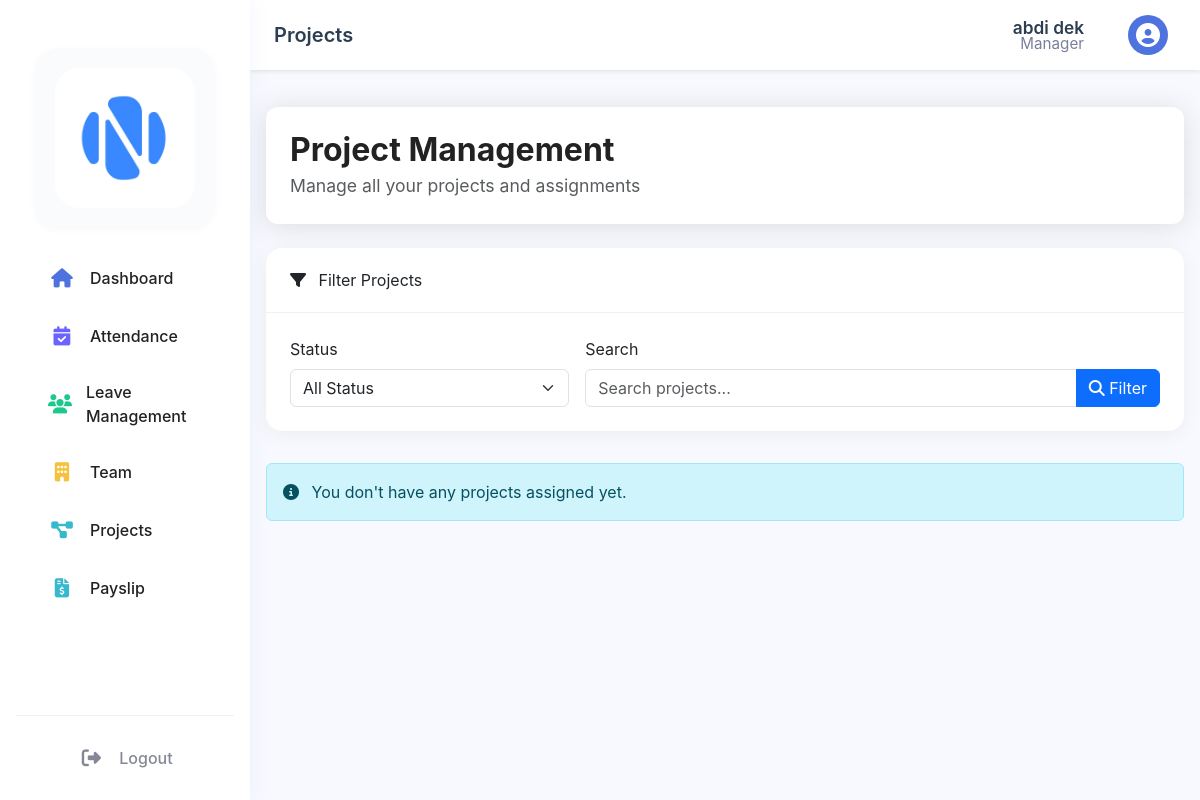
The app's page /dashboard/manager/projects.php (signed in), older data.
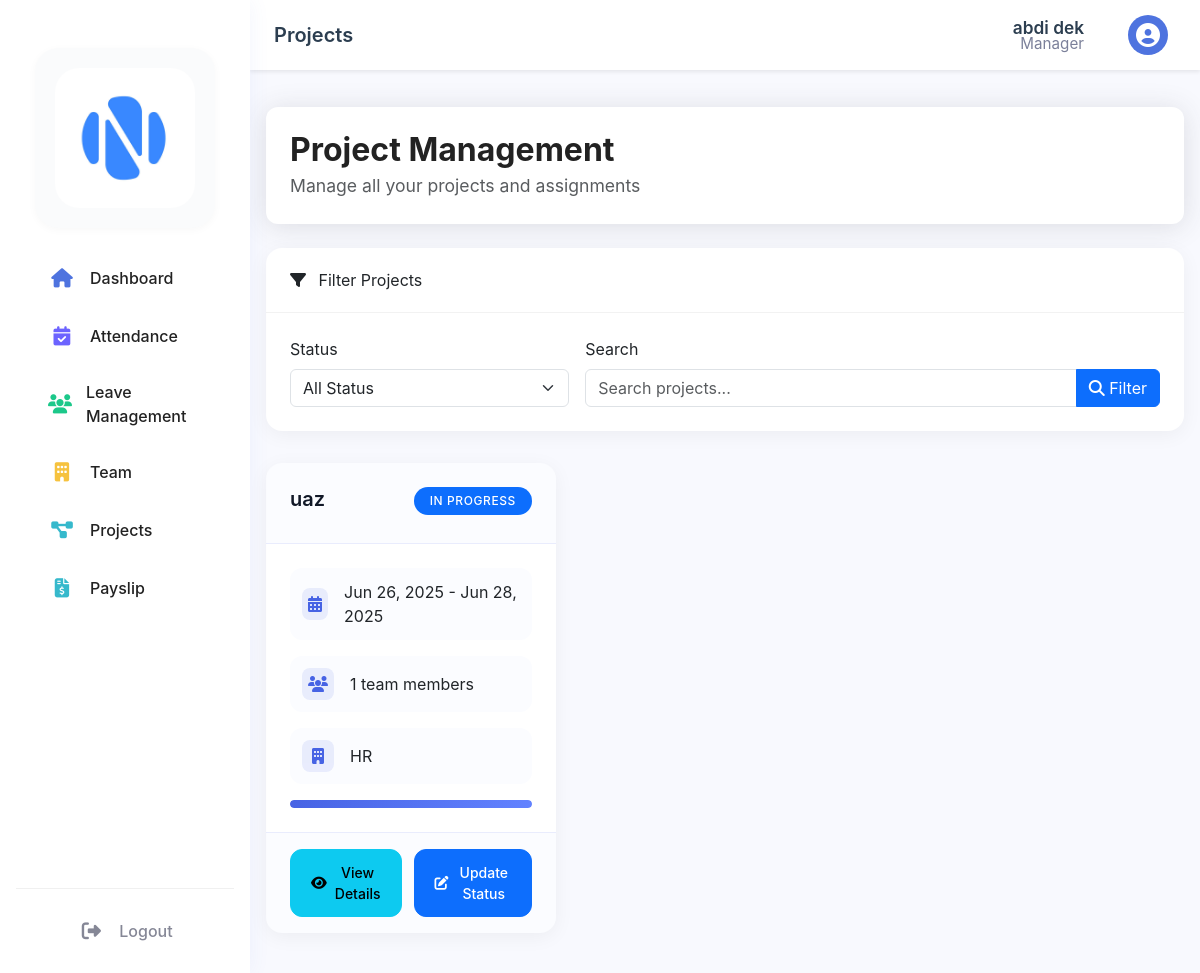
The same page, newer data.
### tables this page shows
CREATE TABLE `projects` (
  `project_id` int(11) NOT NULL,
  `project_name` varchar(100) NOT NULL,
  `description` text,
  `start_date` date DEFAULT NULL,
  `end_date` date DEFAULT NULL,
  `status` enum('not_started','in_progress','completed','on_hold') DEFAULT 'not_started',
  `manager_id` int(11) DEFAULT NULL,
  `created_at` timestamp NOT NULL DEFAULT CURRENT_TIMESTAMP,
  `updated_at` timestamp NOT NULL DEFAULT CURRENT_TIMESTAMP ON UPDATE CURRENT_TIMESTAMP
);

### dashboard/manager/projects.php (the view, shortened to what the changed rows need)
<?php
require_once '../../config/database.php';
$stmt = $pdo->prepare("
    SELECT e.*, d.dept_name
    FROM employees e
    LEFT JOIN departments d ON e.dept_id = d.dept_id
    WHERE e.user_id = ?
");
$stmt->execute([$_SESSION['user_id']]);
$manager = $stmt->fetch();
$manager_emp_id = $manager['emp_id'];
try {
    $query = "
        SELECT p.*,
               COUNT(DISTINCT pa.emp_id) as team_size,
               GROUP_CONCAT(DISTINCT CONCAT(e.first_name, ' ', e.last_name) SEPARATOR ', ') as team_members,
               d.dept_name
        FROM projects p
        LEFT JOIN project_assignments pa ON p.project_id = pa.project_id
        LEFT JOIN employees e ON pa.emp_id = e.emp_id
        LEFT JOIN departments d ON e.dept_id = d.dept_id
        WHERE p.manager_id = ?
    ";
    $params = [$manager_emp_id];
    $query .= " GROUP BY p.project_id ORDER BY p.created_at DESC";
    $stmt = $pdo->prepare($query);
    $stmt->execute($params);
    $projects = $stmt->fetchAll();
} catch (PDOException $e) {
    $error = "Error fetching data: " . $e->getMessage();
}
?>
<!DOCTYPE html>
<html lang="en">
<head>
    <link href="https://cdn.jsdelivr.net/npm/bootstrap@5.3.2/dist/css/bootstrap.min.css" rel="stylesheet">
    <link rel="stylesheet" href="https://cdnjs.cloudflare.com/ajax/libs/font-awesome/6.4.0/css/all.min.css">
    <link rel="stylesheet" href="../../assets/css/dashboard.css">
</head>
<body>
    <div class="main-content">
        <div class="dashboard-header" style="margin-top: 32px; background: white; padding: 1.5rem; border-radius: 0.75rem; box-shadow: 0 0.15rem 1.75rem 0 rgba(58,59,69,0.15);">
            <div class="d-flex justify-content-between align-items-center flex-wrap">
                <div class="pe-3">
                    <h1 class="fw-bold mb-1" style="font-size:2rem; color:#222;">Project Management</h1>
                </div>
            </div>
        </div>
        <div class="row">
            <?php if (empty($projects)): ?>
                <div class="col-12">
                    <div class="alert alert-info">
                        <i class="fas fa-info-circle me-2"></i> You don't have any projects assigned yet.
                    </div>
                </div>
            <?php else: ?>
                <?php foreach ($projects as $project): ?>
                    <div class="col-md-6 col-lg-4">
                        <div class="project-card">
                            <div class="project-header">
                                <h5 class="project-title"><?php echo htmlspecialchars($project['project_name']); ?></h5>
                                <span class="badge bg-<?php
                                    echo $project['status'] === 'completed' ? 'success' :
                                        ($project['status'] === 'in_progress' ? 'primary' : 'secondary');
                                ?> project-status">
                                    <?php echo ucwords(str_replace('_', ' ', $project['status'])); ?>
                                </span>
                            </div>
                            <div class="project-body">
                                <div class="project-info">
                                    <div class="project-info-item">
                                        <i class="fas fa-calendar-alt"></i>
                                        <span><?php echo date('M d, Y', strtotime($project['start_date'])); ?> - <?php echo date('M d, Y', strtotime($project['end_date'])); ?></span>
                                    </div>
                                    <div class="project-info-item">
                                        <i class="fas fa-users"></i>
                                        <span><?php echo $project['team_size']; ?> team members</span>
                                    </div>
                                    <div class="project-info-item">
                                        <i class="fas fa-building"></i>
                                        <span><?php echo htmlspecialchars($project['dept_name'] ?? 'N/A'); ?></span>
                                    </div>
                                </div>
                                <?php
                                $start = strtotime($project['start_date']);
                                $end = strtotime($project['end_date']);
                                $today = time();
                                $total_days = ($end - $start) / (60 * 60 * 24);
                                $days_passed = ($today - $start) / (60 * 60 * 24);
                                $progress = ($total_days > 0) ? min(100, max(0, ($days_passed / $total_days) * 100)) : 0;
                                ?>
                                <div class="progress">
                                    <div class="progress-bar bg-<?php
                                        echo $project['status'] === 'completed' ? 'success' :
                                            ($project['status'] === 'in_progress' ? 'primary' : 'secondary');
                                    ?>" role="progressbar" style="width: <?php echo $progress; ?>%"></div>
                                </div>
                            </div>
                            <div class="project-actions">
                                <button class="btn btn-sm btn-info" onclick="viewProject(<?php echo htmlspecialchars(json_encode($project)); ?>)">
                                    <i class="fas fa-eye"></i> View Details
                                </button>
                                <button class="btn btn-sm btn-primary" onclick="updateStatus(<?php echo htmlspecialchars(json_encode($project)); ?>)">
                                    <i class="fas fa-edit"></i> Update Status
                                </button>
                            </div>
                        </div>
                    </div>
                <?php endforeach; ?>
            <?php endif; ?>
        </div>
    </div>
</body>
</html>

Row changes from the older to the newer data that the page shows:
added projects: project_name "uaz", status "IN PROGRESS", start_date "Jun 26, 2025", end_date "Jun 28, 2025", team_size "1", dept_name "HR"
Text that changed along with them:
text no longer shown: "You don't have any projects assigned yet."
